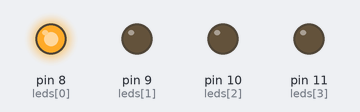
A sketch run on a simulated Arduino Uno, built with avr-gcc and run on an emulated ATmega328P. On the bench: output pins drawn as LEDs (lit = HIGH). Random numbers use the default seed unless the sketch sets one.

Above: at 0.1 s.
At 3.9 s:
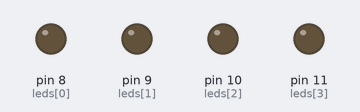
At 10.7 s:
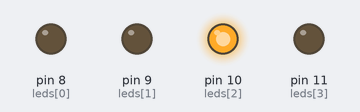
At 21.1 s:
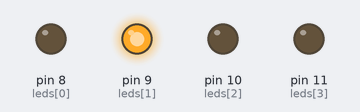
At 38.7 s:
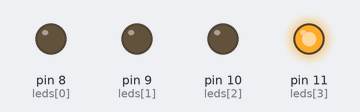
Timing chart, 0 to 40.0 s (numbered marks = the images above):
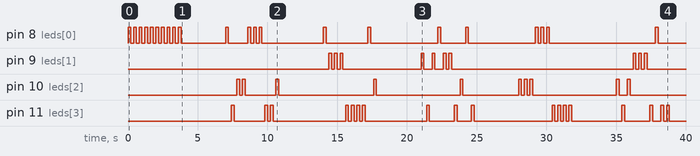

Measured:
- by itself, pin 8 (leds[0]): LOW → HIGH at 0.00 s, → LOW 0.20 s later, → HIGH 0.20 s later, → LOW 0.20 s later, … (44 changes in this stretch)
- by itself, pin 9 (leds[1]): LOW → HIGH at 14.4 s, → LOW 0.20 s later, → HIGH 0.20 s later, → LOW 0.20 s later, … (20 changes in this stretch)
- by itself, pin 10 (leds[2]): LOW → HIGH at 7.8 s, → LOW 0.20 s later, → HIGH 0.20 s later, → LOW 0.20 s later, … (20 changes in this stretch)
- by itself, pin 11 (leds[3]): LOW → HIGH at 7.4 s, → LOW 0.20 s later, → HIGH 2.2 s later, → LOW 0.20 s later, … (36 changes in this stretch)

The sketch:

simon-start.ino
```cpp
int buttons[4] = {2, 3, 4, 5};
int leds[4] = {8, 9, 10, 11};

int sequence[10] = {0, 0, 0, 0, 0, 0, 0, 0, 0, 0};

void mutateSequence() {
  for (int i = 0; i < 10; i++) {
    sequence[i] = random(0, 4);
  }
}

void setup() {
  randomSeed(analogRead(0));
  for (int i = 0; i < 4; ++i) {
    pinMode(buttons[i], INPUT_PULLUP);
  }
  for (int i = 0; i < 4; ++i) {
    pinMode(leds[i], OUTPUT);
  }
}

void loop() {
  //for (int i = 0; i < 4; ++i) {
  //  if (digitalRead(buttons[i]) == LOW) {
  //    digitalWrite(leds[i], HIGH);
  //  } else {
  //    digitalWrite(leds[i], LOW);
  //  }
  //}

  for (int i = 0; i < 10; ++i) {
    digitalWrite(leds[sequence[i]], HIGH);
    delay(200);
    digitalWrite(leds[sequence[i]], LOW);
    delay(200);
  }
  mutateSequence();
  delay(3000);
}
```
